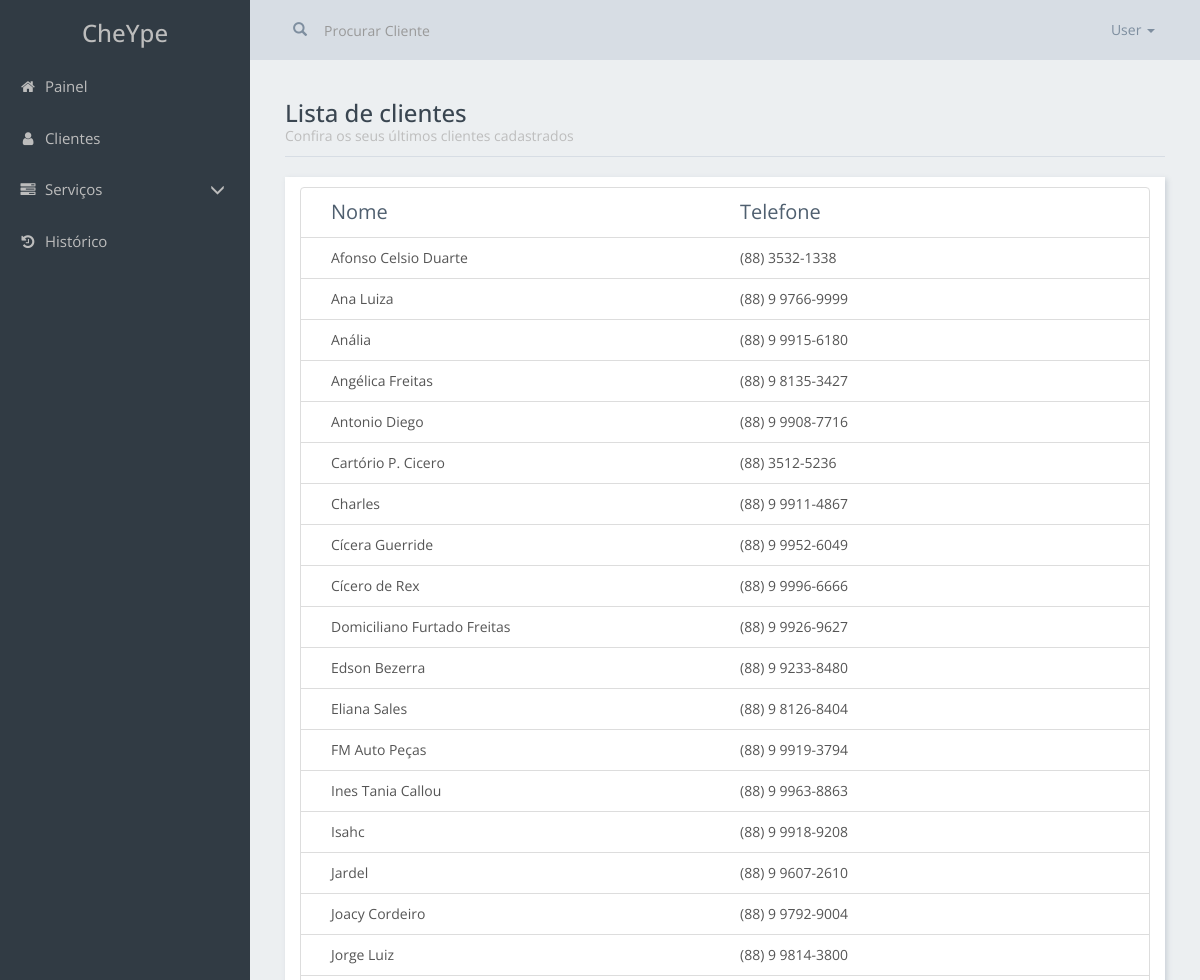
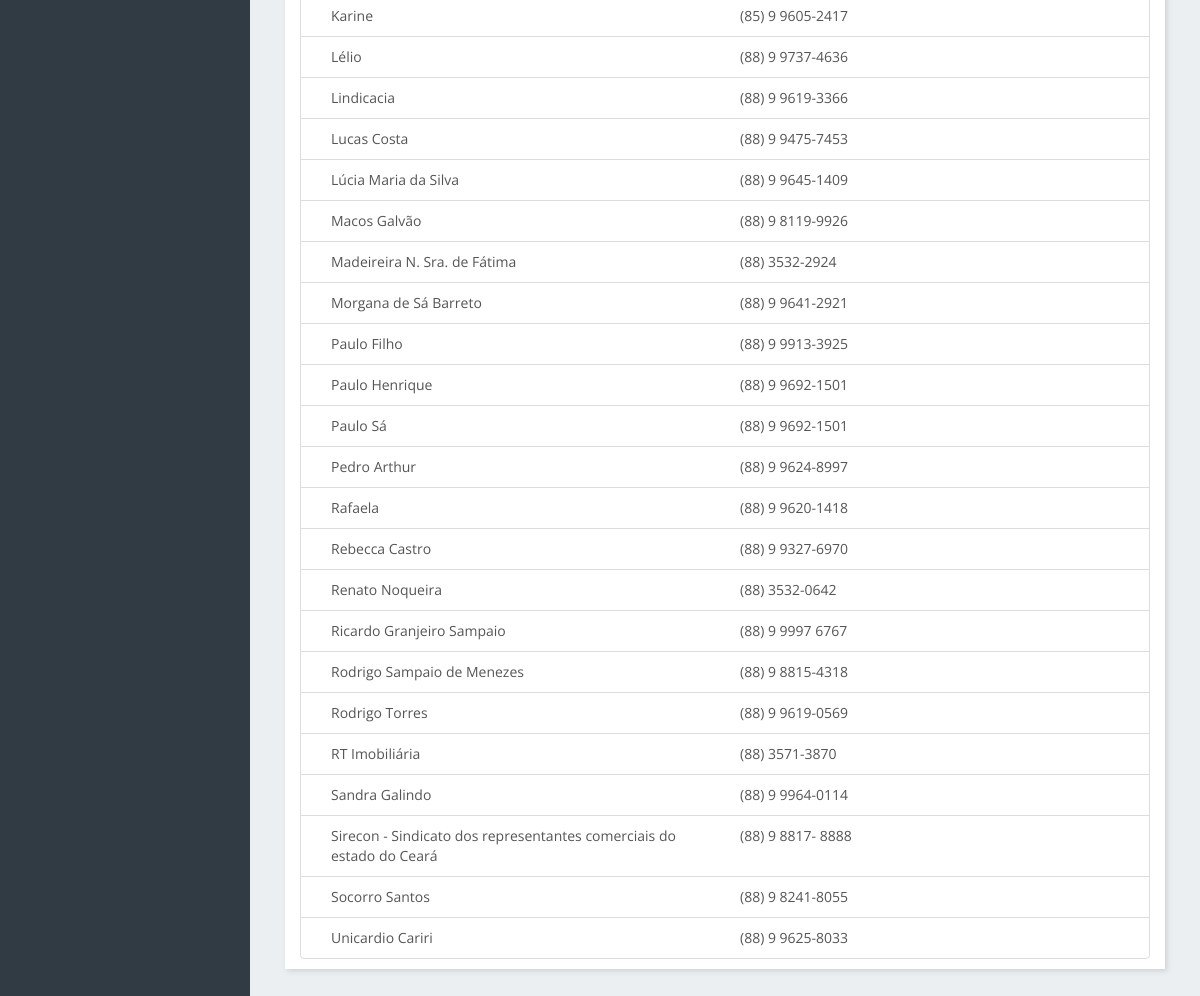
Page /listar_cliente.php (signed in) on the committed database (2 pictures, top to bottom).
### tables this page shows
CREATE TABLE IF NOT EXISTS `cliente` (
  `id` int(11) NOT NULL,
  `nome` varchar(150) NOT NULL,
  `fone1` varchar(20) NOT NULL,
  `fone2` varchar(20) DEFAULT NULL,
  `email` varchar(100) DEFAULT NULL,
  `endereco` varchar(250) DEFAULT NULL,
  `referencia` varchar(250) DEFAULT NULL,
  `bairro` varchar(100) DEFAULT NULL,
  `cidade` varchar(100) DEFAULT NULL
);

### include/conexao.php (called while the page is built)
<?php
function conexao(){
    $db_host = "mysql427.umbler.com";
    $db_nome = "bd_cheype";
    $db_usuario = "user_bd_cheype";
    $db_senha = ")F4/2Bk?9rR";
    try {
        $db = new PDO("mysql:host=$db_host;dbname=$db_nome", $db_usuario, $db_senha);
        $db->setAttribute(PDO::ATTR_ERRMODE, PDO::ERRMODE_EXCEPTION);
        $db->exec('SET NAMES utf8');
        return $db;
    } catch (PDOException $e) {
        echo 'ERROR: ' . $e->getMessage();
    }
}

### modelo/banco_cliente.php (called while the page is built, shortened)
<?php
function listar_todos($bd, $c){
    $sql = $bd->prepare("SELECT * FROM `cliente` WHERE nome LIKE ? ORDER BY nome ASC");
    $sql->bindValue(1, "%$c%");
    $sql->execute();
    return $sql;
}

### listar_cliente.php (the view, shortened to what this page needs)
<?php
require_once "./include/conexao.php";
require_once "modelo/banco_cliente.php";
$filtro = '';
if (isset($_GET['c'])) {
    $filtro = $_GET['c'];
} else {
    $filtro = "";
}
$clientes = listar_todos(conexao(), $filtro);
?>
<!DOCtype html>
<html lang="pt-BR">
    <head>
        <link href="css/bootstrap.min.css" rel="stylesheet" type="text/css"/>
        <link href="css/custom.css" rel="stylesheet" type="text/css"/>
        <link href="css/navbar_style.css" rel="stylesheet" type="text/css"/>
        <link rel="stylesheet" href="https://maxcdn.bootstrapcdn.com/font-awesome/4.5.0/css/font-awesome.min.css">
    </head>
    <body class="container-fluid">
        <?php require_once './include/aside.php'; ?>
        <section class="sessaoGeral">
            <?php require_once './include/navbar.php'; ?>
            <div class="row">
                <div class="col-md-12">
                    <div class="title-page">
                      <h3>Lista de clientes</h3>
                      <span>Confira os seus últimos clientes cadastrados</span>
                    </div>
                    <div class="list-group card">
                        <div class="list-group-item">
                            <div class="col-xs-12 col-sm-6 title">Nome</div>
                            <div class="col-xs-0 col-sm-5 hidden-xs title">Telefone</div>
                            <div class="clearfix"></div>
                        </div>
                        <?php
                        while ($c = $clientes->fetch(PDO::FETCH_OBJ)) {
                            ?>
                            <a href="cliente.php?c=<?= $c->id ?>" class="list-group-item">
                                <div class="col-xs-12 col-sm-6"><?= $c->nome ?></div>
                                <div class="col-xs-0 col-sm-5"><?= $c->fone1 ?></div>
                                <div class="clearfix"></div>
                            </a>
                        <?php } ?>
                    </div>
                </div>
            </div>
            <footer style="height: 50px;"></footer>
        </section>
    </body>
</html>

### include/aside.php (shortened to what this page needs)
<aside class="row sidebar" id='navbar'>
  <div class="sidebar-container">
    <div class="sidebar-header">
      <div class="brand">
        <div class="logo"><h3 class="text-center"> CheYpe </h3></div>
      </div>
      <nav class="menu">
        <ul class="nav metismenu" id="sidebar-menu">
          <li>
            <a href="./"> <i class="fa fa-home"></i> Painel </a>
          </li>
          <li>
            <a href="./listar_cliente.php?c="><i class="fa fa-user"></i> Clientes </a>
          </li>
          <li class="dropdown">
            <a href="" data-toggle="dropdown" role="button" aria-expanded="false"><i class="fa fa-tasks"></i> Serviços <span class="glyphicon glyphicon-menu-down"></span> </a>
          </li>
          <li>
            <a href="./historico.php"><i class="fa fa-history"></i> Histórico </a>
          </li>
        </ul>
      </nav>
    </div>
  </div>
</aside>

### include/navbar.php (shortened to what this page needs)
<nav class="row navbar navbar-findcond navbar-top">
    <div class="collapse navbar-collapse">
        <ul class="nav navbar-nav navbar-right" style="margin-right: 15px;">
            <li class="dropdown">
                <a href="#" class="dropdown-toggle" data-toggle="dropdown" role="button" aria-expanded="false">User <span class="caret"></span></a>
            </li>
        </ul>
        <form class="navbar-form navbar-left search-form" role="search" action="listar_cliente.php" method="get">
            <div class="input-group">
                <div class="input-group-btn">
                    <button class="btn" type="submit"><span class="glyphicon glyphicon-search"></span></button>
                </div>
                <input type="text" name="c" id="input-navbar-pesquisa-cliente" class="form-control" placeholder="Procurar Cliente" autocomplete="off" onkeyup="myFunction()" />
            </div>
        </form>
    </div>
</nav>

### css/custom.css (style rules this page uses)
:root { --primeira-cor: #ECEFF1; --segunda-cor: #d7dde4; --terceira-cor: #313b44; --quarta-cor: #2d363f; --font-cor: #7e8e9f; --font-cor-destak: #3a4651; --font-inverse-cor: #BDBDBD; }
html, body { background-color: var(--primeira-cor) !important; }
html, body, p, a, h1, h2, h3, h4, h5, h6, input { font-family: 'Open Sans', sans-serif; }
.sessaoGeral { margin-left: 250px; }
.sessaoGeral > div.row { padding: 0 20px; }
.title-page { padding-bottom: 10px; border-bottom: 1px solid var(--segunda-cor); margin-bottom: 20px; }
.title-page h3 { margin-bottom: 0; color: var(--font-cor-destak); }
.title-page span { color: var(--font-inverse-cor); }
.card { background-color: #fff; box-shadow: 2px 2px 5px rgba(126, 142, 159, 0.3); margin-bottom: 20px; padding: 10px 15px; border-radius: 0; border: none; }
.card .title { margin: 0; font-size: 20px; color: #4f5f6f; overflow: hidden; text-overflow: ellipsis; white-space: nowrap; }
.sidebar { position: fixed; width: 250px; height: 100%; z-index: 100; background-color: var(--terceira-cor); color: var(--font-inverse-cor) !important; }
.sidebar .brand .logo { color: var(--font-inverse-cor); }
.sidebar .brand .logo h3 { margin-bottom: 15px; }
.sidebar a, .sidebar p, .sidebar .menu .dropdown-menu-aside a, .sidebar .btn { color: var(--font-inverse-cor) !important; }
.sidebar .menu li a { font-size: 15px; padding-top: 15px; padding-bottom: 15px; padding-left: 20px; padding-right: 10px; }
.sidebar .menu i { width: 16px; margin-right: 5px; text-align: center }
.sidebar .menu .dropdown > a span { float: right; margin-right: 15px; margin-top: 3px; }

### css/navbar_style.css (style rules this page uses)
.navbar { border-radius: 0; border: none; }
nav.navbar-findcond { background: var(--segunda-cor); padding-top: 5px; padding-bottom: 5px; color: var(--font-cor); }
nav.navbar-findcond a { color: var(--font-cor); }
nav.navbar-findcond ul.navbar-nav a { color: var(--font-cor); }
.search-form input { background-color: transparent; border: none; box-shadow: none !important; outline: none; padding-right: 15px; padding-left: 5px; border-radius: 0; color: var(--font-cor); }
.search-form .btn { background-color: transparent; box-shadow: none; outline: none; }

### rows in the picture
cliente: nome "Afonso Celsio Duarte", fone1 "(88) 3532-1338"
cliente: nome "Ana Luiza", fone1 "(88) 9 9766-9999"
cliente: nome "Anália", fone1 "(88) 9 9915-6180"
cliente: nome "Angélica Freitas", fone1 "(88) 9 8135-3427"
cliente: nome "Antonio Diego", fone1 "(88) 9 9908-7716"
cliente: nome "Cartório P. Cicero", fone1 "(88) 3512-5236"
cliente: nome "Charles", fone1 "(88) 9 9911-4867"
cliente: nome "Cícera Guerride", fone1 "(88) 9 9952-6049"
cliente: nome "Cícero de Rex", fone1 "(88) 9 9996-6666"
cliente: nome "Domiciliano Furtado Freitas", fone1 "(88) 9 9926-9627"
cliente: nome "Edson Bezerra", fone1 "(88) 9 9233-8480"
cliente: nome "Eliana Sales", fone1 "(88) 9 8126-8404"
cliente: nome "FM Auto Peças", fone1 "(88) 9 9919-3794"
cliente: nome "Ines Tania Callou", fone1 "(88) 9 9963-8863"
cliente: nome "Isahc", fone1 "(88) 9 9918-9208"
cliente: nome "Jardel", fone1 "(88) 9 9607-2610"
cliente: nome "Joacy Cordeiro", fone1 "(88) 9 9792-9004"
cliente: nome "Jorge Luiz", fone1 "(88) 9 9814-3800"
cliente: nome "Karine", fone1 "(85) 9 9605-2417"
cliente: nome "Lélio", fone1 "(88) 9 9737-4636"
cliente: nome "Lindicacia", fone1 "(88) 9 9619-3366"
cliente: nome "Lucas Costa", fone1 "(88) 9 9475-7453"
cliente: nome "Lúcia Maria da Silva", fone1 "(88) 9 9645-1409"
cliente: nome "Macos Galvão", fone1 "(88) 9 8119-9926"
cliente: nome "Madeireira N. Sra. de Fátima", fone1 "(88) 3532-2924"
cliente: nome "Morgana de Sá Barreto", fone1 "(88) 9 9641-2921"
cliente: nome "Paulo Filho", fone1 "(88) 9 9913-3925"
cliente: nome "Paulo Henrique", fone1 "(88) 9 9692-1501"
cliente: nome "Paulo Sá", fone1 "(88) 9 9692-1501"
cliente: nome "Pedro Arthur", fone1 "(88) 9 9624-8997"
cliente: nome "Rafaela", fone1 "(88) 9 9620-1418"
cliente: nome "Rebecca Castro", fone1 "(88) 9 9327-6970"
cliente: nome "Renato Noqueira", fone1 "(88) 3532-0642"
cliente: nome "Ricardo Granjeiro Sampaio", fone1 "(88) 9 9997 6767"
cliente: nome "Rodrigo Sampaio de Menezes", fone1 "(88) 9 8815-4318"
cliente: nome "Rodrigo Torres", fone1 "(88) 9 9619-0569"
cliente: nome "RT Imobiliária", fone1 "(88) 3571-3870"
cliente: nome "Sandra Galindo", fone1 "(88) 9 9964-0114"
cliente: nome "Sirecon - Sindicato dos representantes comerciais do estado do Ceará", fone1 "(88) 9 8817- 8888"
cliente: nome "Socorro Santos", fone1 "(88) 9 8241-8055"
cliente: nome "Unicardio Cariri", fone1 "(88) 9 9625-8033"
